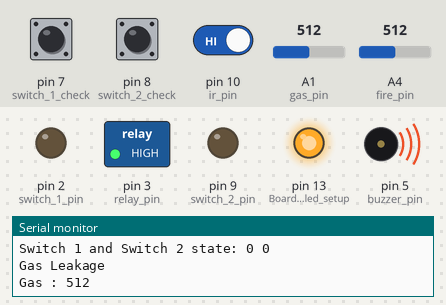
The sketch below on a simulated Arduino Uno, built with avr-gcc and run on an emulated ATmega328P. Parts: switched loads named in the sketch (green lamp = pin HIGH), output pins drawn as LEDs (lit = HIGH), buzzer (waves = sounding, pin HIGH), the last lines printed to the serial monitor. Dashed ring = blinking. Inputs (shaded band) come from the test bench; at power-on: A1 (gas_pin) = 512, pin 7 (switch_1_check) LOW, A4 (fire_pin) = 512, pin 10 (ir_pin) HIGH, pin 8 (switch_2_check) LOW.

Above: at 1.2 s.
1.3 s: A1 (gas_pin) set to 89
5.7 s: A1 (gas_pin) set to 73
At 8.88 s:
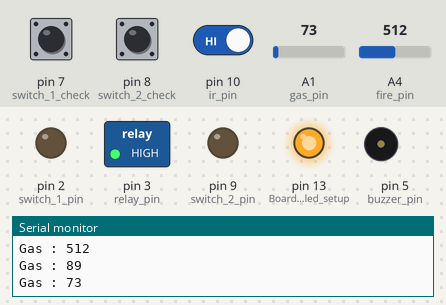
10.5 s: pin 7 (switch_1_check) pulled HIGH for 3 s
15.0 s: A4 (fire_pin) set to 22
At 16.1 s:
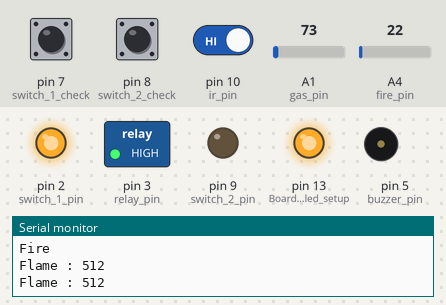
19.4 s: A4 (fire_pin) set to 19
At 24.52 s:
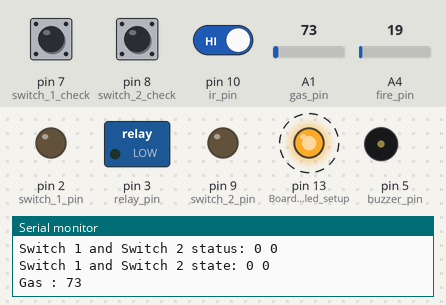
24.6 s: pin 10 (ir_pin) driven LOW
At 24.74 s:
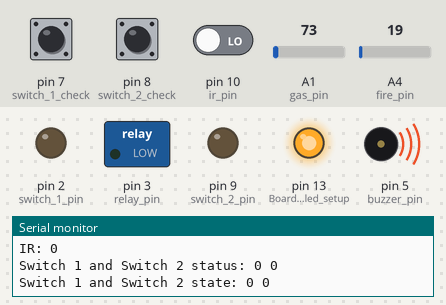
Timing chart, 0 to 30.0 s (numbered marks = the images above; inputs shaded):
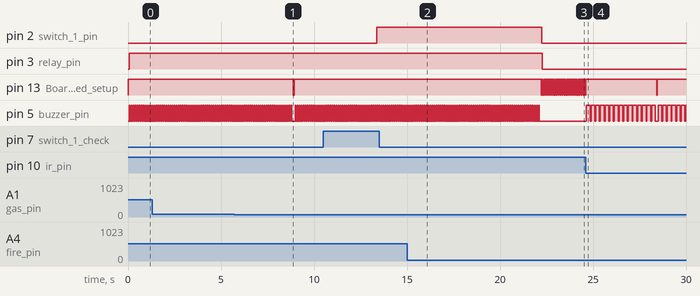

The sketch:

fatima_4.ino
```cpp
//                    || श्री ||
const int gas_pin = A1;                  // Analog pin for MQ2 gas sensor
const int fire_pin = A4;                 // Fire sensor
const int ir_pin = 10;                   // IR Sensor input pin
const int buzzer_pin = 5;                // Digital pin for buzzer
const int relay_pin = 3;                 // Main Line Relay
const int switch_1_pin = 2;              // ESP 8266 switching
const int switch_2_pin = 9;              // ESP 8266 switching
const int switch_1_check = 7;            // Switch 1 Status
const int switch_2_check = 8;            // Switch 2 Status

int gas_threshold = 80;                  // Gas sensor threshold
int fire_threshold = 20;                 // Flame sensor threshold
int switch_1_state;
int switch_2_state;
int gas;
int fire;
int ir;

void setup()
{
  Serial.begin(9600);                    // Serial monitor setup
  pinMode(ir_pin, INPUT);                // IR Sensor setup for Input
  pinMode(buzzer_pin, OUTPUT);           // Buzzer Setup for output
  pinMode(relay_pin, OUTPUT);            // Main line Relay Setup Output
  pinMode(switch_1_pin, OUTPUT);         // Switch 1 pin for switching Output
  pinMode(switch_2_pin, OUTPUT);         // Switch 2 pin for switching output
  pinMode(switch_1_check, INPUT);        // Switch 1 status check input pin
  pinMode(switch_2_check, INPUT);        // Switch 2 status check input pin
  pinMode(LED_BUILTIN, OUTPUT);          // Board built in led setup for indecation
  // turn off switching
  digitalWrite(switch_1_pin, LOW);
  digitalWrite(switch_1_pin, LOW);
}

void loop()
{
  digitalWrite(LED_BUILTIN,HIGH);
  // turn off switching
  digitalWrite(switch_1_pin, LOW);
  digitalWrite(switch_2_pin, LOW);

  // Read the analog value from the Gas sensor
  gas = analogRead(gas_pin);
  // Read the analog value from the Flame sensor
  fire = analogRead(fire_pin);
  // Read the value from the IR sensor
  ir = digitalRead(ir_pin);

  // Print data on the serial monitor
  Serial.println();
  Serial.print("Gas : ");
  Serial.println(gas);
  Serial.print("Flame: ");
  Serial.println(fire);
  Serial.print("IR: ");
  Serial.println(ir);
  Serial.print("Switch 1 and Switch 2 status: ");
  Serial.print(digitalRead(switch_1_check));
  Serial.print(" ");
  Serial.println(digitalRead(switch_2_check));
  Serial.print("Switch 1 and Switch 2 state: ");
  Serial.print(digitalRead(switch_1_pin));
  Serial.print(" ");
  Serial.println(digitalRead(switch_2_pin));

  // Check gas leakage
  if (gas > gas_threshold)
  {
    Serial.println("Gas Leakage");       // Gas leak message
    // Task for Gas leakage
    while (true)
    {
      gas = analogRead(gas_pin);         // gas status read
      Serial.print("Gas : ");
      Serial.println(gas);
      switch_1_state = digitalRead(switch_1_check);
      switch_2_state = digitalRead(switch_2_check);

      if (gas <= gas_threshold)          // End task when no Gas found
      {
        break;
      }
      // Swith 1 off when switch is on
      if (switch_1_state == 1)
      {
        digitalWrite(switch_1_pin, HIGH);
      }
      // Swith 2 off when switch is on
      if (switch_2_state == 1)
      {
        digitalWrite(switch_2_pin, HIGH);
      }

      digitalWrite(relay_pin, HIGH);     // Turn Off Main 220V~
      for (int a = 0; a < 40; a++)
      {
        digitalWrite(buzzer_pin, HIGH);  // Sound the buzzer
        delay(40);                       // Wait for 0.5 second
        digitalWrite(buzzer_pin, LOW);   // Stop the buzzer
        delay(70);                       // wait
      }
    }
  }
  // Check Fire
  else if (fire > fire_threshold)
  {
    Serial.println("Fire ");             // Fire message
    // Task for flame dected
    while (true)
    {
      fire = analogRead(fire_pin);       // flame status read
      Serial.print("Flame : ");
      Serial.println(fire);
      switch_1_state = digitalRead(switch_1_check);
      switch_2_state = digitalRead(switch_2_check);

      if (fire <= fire_threshold)        // End task when no Flame
      {
        break;
      }
       // Swith 1 off when switch is on
      if (switch_1_state == 1)
      {
        digitalWrite(switch_1_pin, HIGH);
      }
      // Swith 2 off when switch is on
      if (switch_2_state == 1)
      {
        digitalWrite(switch_2_pin, HIGH);
      }

      digitalWrite(relay_pin, HIGH);     // Turn Off Main 220V~
      for (int a = 0; a < 40; a++)
      {
        digitalWrite(buzzer_pin, HIGH);  // Sound the buzzer
        delay(40);                       // Wait for 0.5 second
        digitalWrite(buzzer_pin, LOW);   // Stop the buzzer
        delay(70);                       // wait
      }
    }
  }

  // When no Gas and Flame
  else if (gas <= gas_threshold && fire <= fire_threshold)
  {
    digitalWrite(relay_pin, LOW);        // Turn Off Main 220V~
    digitalWrite(buzzer_pin, LOW);       // Buzzer off
    // Check if IR Sensor get values
    if (ir == LOW)
    {
      for (int a = 0; a < 15; a++)
      {
        digitalWrite(buzzer_pin, HIGH);  // Buzzer on
        delay(200);                      // wait
        digitalWrite(buzzer_pin, LOW);   // Buzzer off
        delay(50);                       // wait
      }
    }
  }
  delay(30);                             // wait
  digitalWrite(LED_BUILTIN,LOW);
  delay(30);                             // wait

}
```

Measured:
- the behaviour switches between 81 and 80 on A1 (gas_pin) (found by bisection; images 0 and 1)
- the behaviour switches between 21 and 20 on A4 (fire_pin) (found by bisection; images 2 and 3)
- after the input at 5.7 s, pin 13 (Board_built_in_led_setup): HIGH → LOW after 3.2 s, → HIGH 0.03 s later
- after the input at 10.5 s, pin 2 (switch_1_pin): LOW → HIGH after 2.9 s
- after the input at 19.4 s, pin 2 (switch_1_pin): HIGH → LOW after 2.8 s; pin 3 (relay_pin): HIGH → LOW after 2.9 s; pin 13 (Board_built_in_led_setup): alternates HIGH for 0.07 s and LOW for 0.03 s, starting after 2.8 s; pin 5 (buzzer_pin): goes on until 22.1 s, then stays LOW
- after the input at 24.6 s, pin 5 (buzzer_pin): goes 14 × (HIGH 0.20 s, LOW 0.05 s), HIGH 0.20 s, LOW 0.15 s, 6 × (HIGH 0.20 s, LOW 0.05 s), then HIGH, starting after 0.05 s
